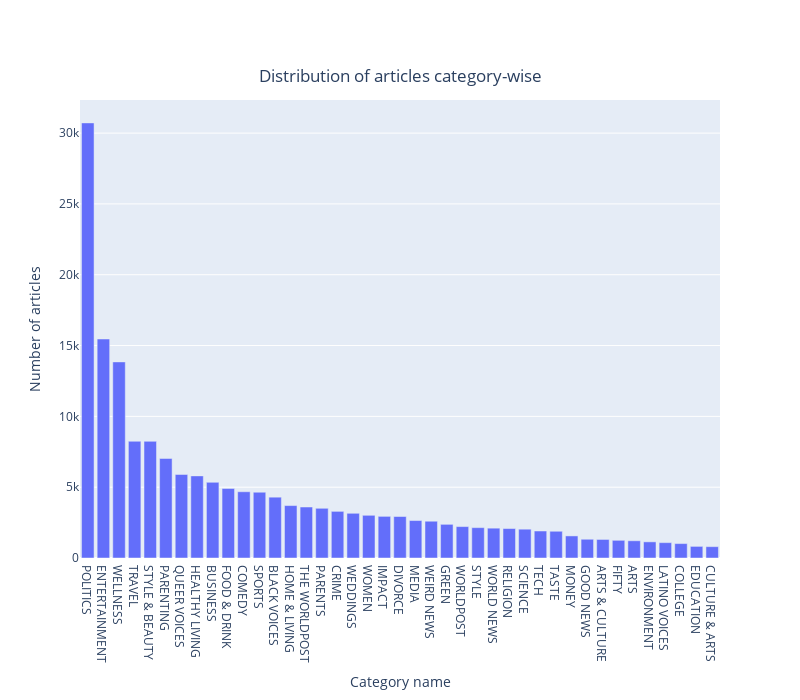

The code cell stored with this chart in its notebook:
### Markdown cell above
### Grouping articles category-wise

### Code cell
# replace with Matplotlib?
fig = go.Figure([go.Bar(x=news_data["category"].value_counts().index, y=news_data["category"].value_counts().values)])
fig['layout'].update(title={"text" : 'Distribution of articles category-wise','y':0.9,'x':0.5,'xanchor': 'center','yanchor': 'top'}, xaxis_title="Category name",yaxis_title="Number of articles")
fig.update_layout(width=800,height=700)
fig

### Figure 1 — Plotly figure (JSON) as saved in the notebook; plotly's stock layout.template omitted (floating-point values rounded to 4 significant figures)
{"data": [{"type": "bar", "x": ["POLITICS", "ENTERTAINMENT", "WELLNESS", "TRAVEL", "STYLE & BEAUTY", "PARENTING", "QUEER VOICES", "HEALTHY LIVING", "BUSINESS", "FOOD & DRINK", "COMEDY", "SPORTS", "BLACK VOICES", "HOME & LIVING", "THE WORLDPOST", "PARENTS", "CRIME", "WEDDINGS", "WOMEN", "IMPACT", "DIVORCE", "MEDIA", "WEIRD NEWS", "GREEN", "WORLDPOST", "STYLE", "WORLD NEWS", "RELIGION", "SCIENCE", "TECH", "TASTE", "MONEY", "GOOD NEWS", "ARTS & CULTURE", "FIFTY", "ARTS", "ENVIRONMENT", "LATINO VOICES", "COLLEGE", "EDUCATION", "CULTURE & ARTS"], "y": [30721, 15463, 13846, 8242, 8238, 7027, 5898, 5798, 5342, 4906, 4678, 4645, 4294, 3702, 3600, 3510, 3293, 3157, 3015, 2941, 2930, 2645, 2597, 2377, 2218, 2143, 2106, 2079, 2034, 1906, 1888, 1559, 1324, 1310, 1249, 1216, 1140, 1084, 1018, 820, 801]}], "layout": {"height": 700, "title": {"text": "Distribution of articles category-wise", "x": 0.5, "xanchor": "center", "y": 0.9, "yanchor": "top"}, "width": 800, "xaxis": {"title": {"text": "Category name"}}, "yaxis": {"title": {"text": "Number of articles"}}}}
